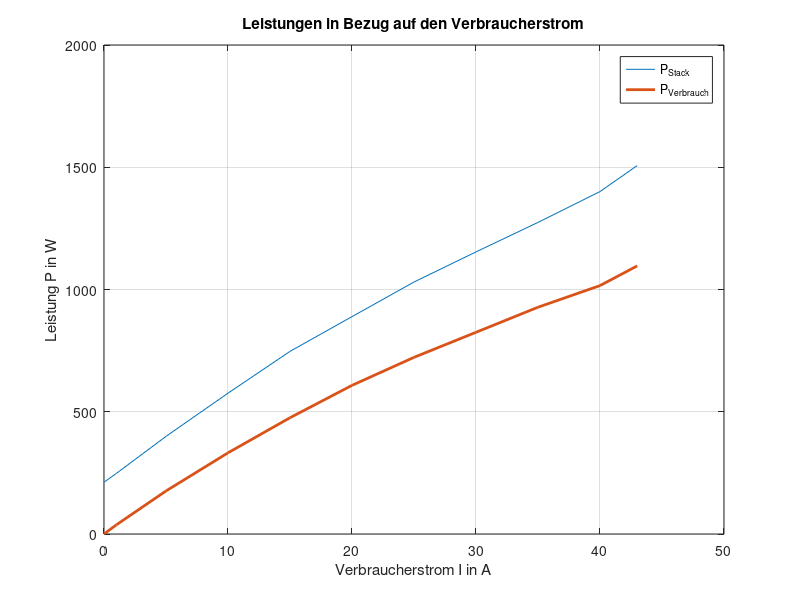

This figure's MATLAB source: (Note: this script raises an error after producing the figure.)
% Plotten von den Leistungen, Spannungen, Strömen und Verbrauch füre aufgabe 6.3

close all;
clear;
clc;

%% Festlegungen

x = [0.00, 1.00, 5.00, 10.00, 15.00, 20.00, 25.00, 30.00, 35.00, 40.00, 43.00]; % Strom

y1 = [40.65, 39.55, 37.28, 35.40, 34.03, 32.65, 31.07, 29.79, 28.90, 27.57, 27.75]; % Stackspannung 2
y2 = [211.79, 247.98, 399.27, 575.96, 746.96, 889.06, 1030.59, 1153.77, 1274.49, 1400.56, 1506.83]; % Stackleistung 1
y3 = [0.00, 37.55, 176.00, 332.00, 475.50, 608.00, 722.50, 825.00, 927.50, 1016.00, 1096.50]; % Verbraucherleistung 1
y4 = [27.64, 27.65, 27.65, 27.65, 27.65, 27.65, 27.65, 27.18, 26.64, 25.99, 25.91]; % Batteriespannung 2
y5 = [0.97, 0.93, 0.91, 0.89, 0.88, 0.85, 0.84, 0.73, 0.41, 0.00, -0.10]; % Batteriestrom 3 
y6 = [39.00, 37.55, 35.20, 33.20, 31.70, 30.40, 28.90, 27.50, 26.50, 25.40, 25.50]; % Verbraucherspannung 2
y7 = [0.65, 1.00, 2.35, 4.10, 5.80, 7.45, 9.20, 11.40, 12.75, 15.30, 15.90]; % Wasserstoffverbrauch 3

%% Plot erstellen

figure(1),
plot(x,y2,x,y3,'Linewidth',2);
xlabel('Verbraucherstrom I in A');
ylabel('Leistung P in W');
title('Leistungen in Bezug auf den Verbraucherstrom');
legend('P_{Stack}','P_{Verbrauch}', 'Location', 'best');
grid on;
fontsize(20,"points");
xlim([0 45]);

figure(2),
plot(x,y1,x,y4,x,y6,'Linewidth',2);
xlabel('Verbraucherstrom I in A');
ylabel('Spannung U in V');
title('Spannungen in Bezug auf den Verbraucherstrom');
legend('U_{Stack}','U_{Batterie}','U_{Verbraucher}', 'Location', 'best');
grid on;
fontsize(20,"points");
xlim([0 45]);

figure(3),
plot(x,y5,'Linewidth',1.5);
xlabel('Verbraucherstrom I in A');
ylabel('Batteriestrom I_{Bat} in A');
title('Batteriestrom und Wasserstoffverbrauch in Bezug auf den Verbraucherstrom');
grid on;
xlim([0 45]);

yyaxis right;
plot(x,y7,'Linewidth',1.5);
ylabel("Wassertstoffverbrauch in l/min");
legend('I_{Bat}','H_2 Verbrauch', 'Location', 'best');
fontsize(20,"points");



% yyaxis left
% plot(  x, y2, 'r-', x, y3, 'g-'); % Linien für y1, y2 und y3 auf linker Achse
% ylabel('Leistung in W'); % Beschriftung der linken y-Achse
% grid on; % Gitterlinien anzeigen

% yyaxis right
% plot(x, y1,'b-', x, y4, 'm-', x, y5, 'c-', x, y6, 'y-', x, y7, 'k-'); % Linien für y4, y5, y6 und y7 auf rechter Achse
% ylabel('Spannung in V, Strom in A, Wasserstoffverbrauch in l/min'); % Beschriftung der rechten y-Achse

% % Anpassung der Darstellung des Diagramms
% xlabel('Verbraucherstrom in A'); % Beschriftung der x-Achse
% title('Messwerte im Bezug zum Verbraucherstrom'); % Titel des
% legend('Stackleistung', 'Verbraucherleistung', 'Stackspannung', 'Batteriespannung', 'Batteriestrom', 'Verbraucherspannung', 'Wasserstoffverbrauch', 'Location', 'southoutside', 'Orientation', 'horizontal', 'NumColumns', 2);
